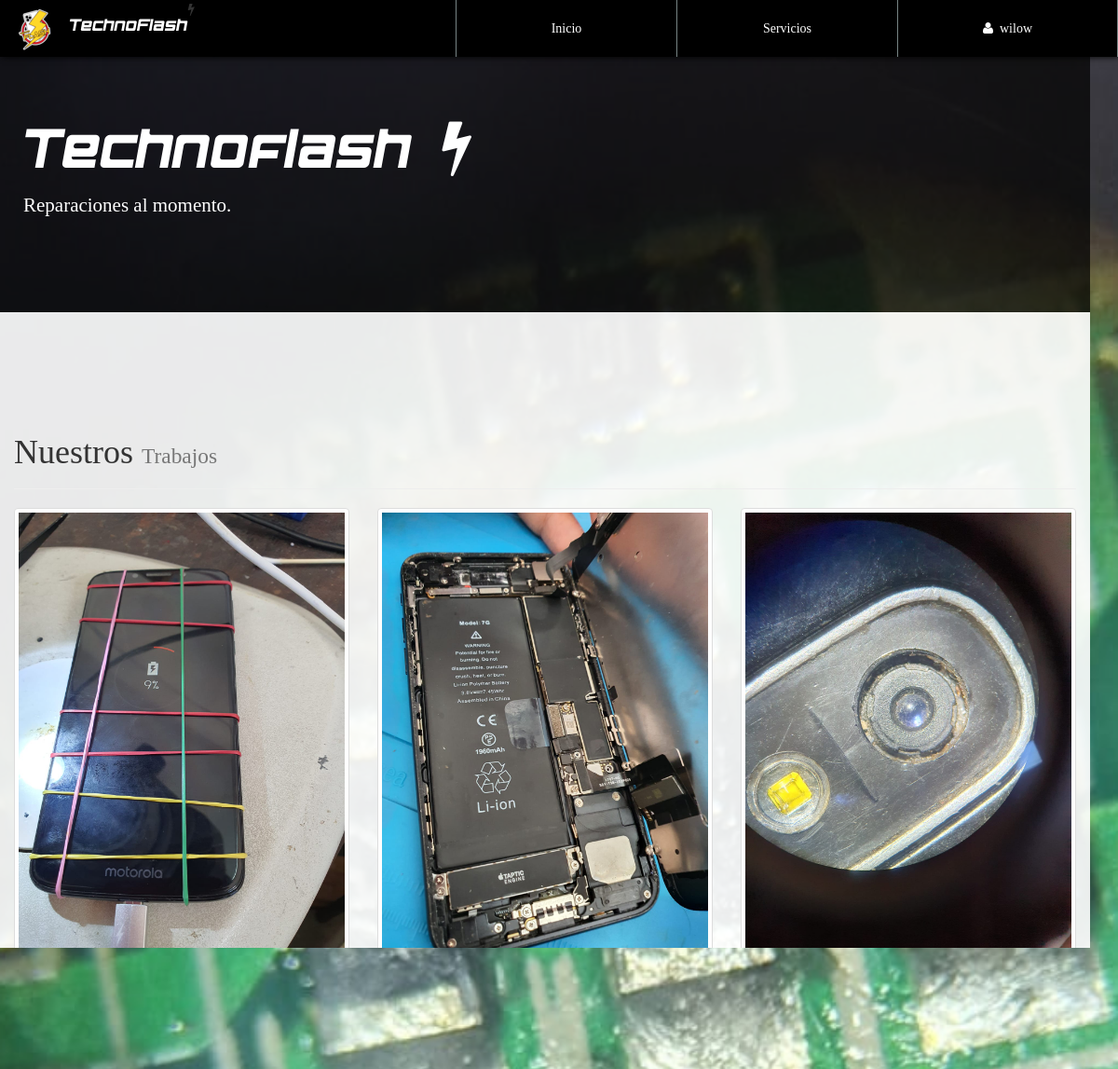
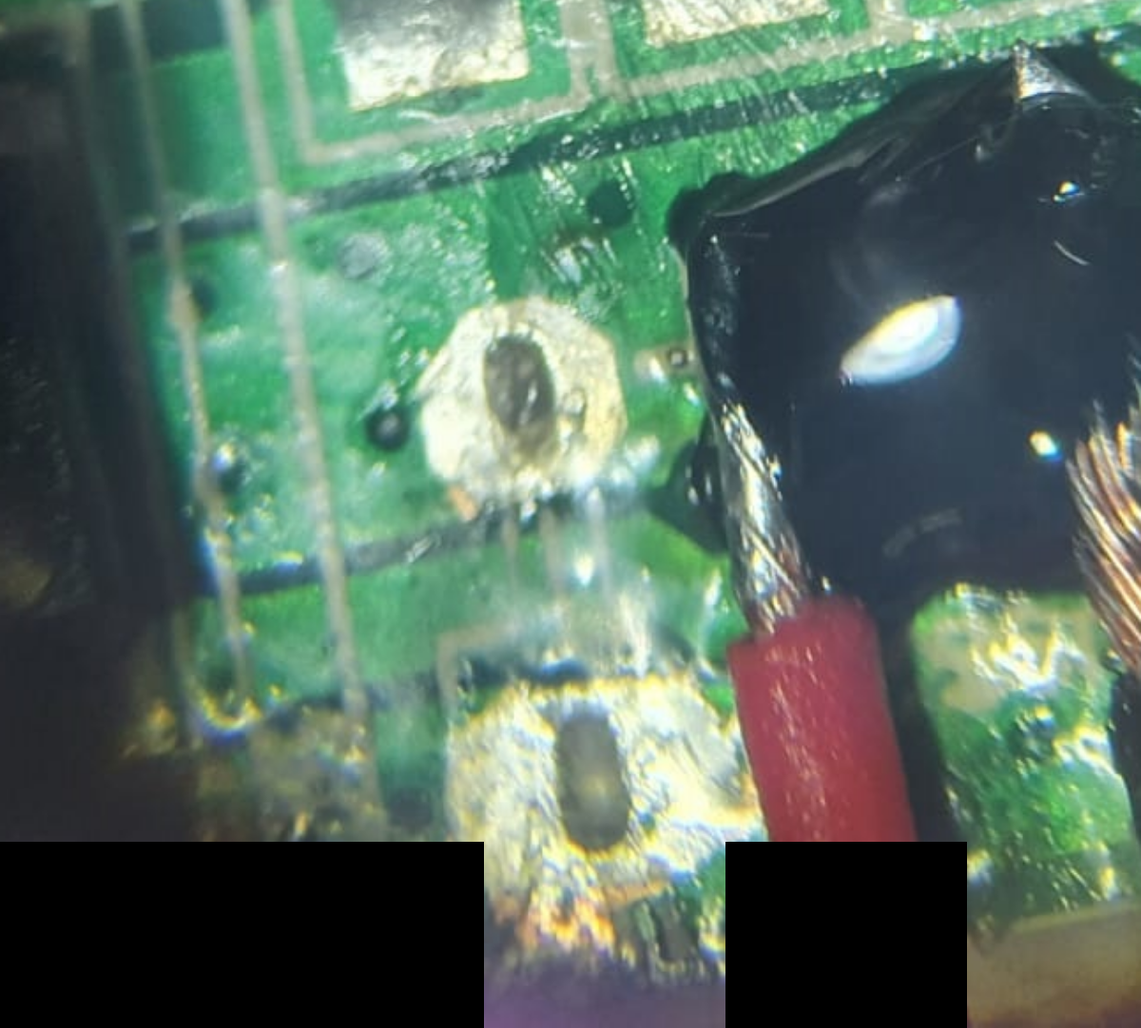
Screenshot of / (signed in) with the database file from the repository (2 pictures, top to bottom).
### tables this page shows
CREATE TABLE `trabajos` (
  `CodigoProd` varchar(30) NOT NULL,
  `NombreProd` varchar(30) NOT NULL,
  `descripcion` varchar(150) NOT NULL,
  `imagen` varchar(252) NOT NULL
);

### library/consulSQL.php (called while the page is built, shortened)
<?php
class ejecutarSQL {
    public static function conectar() {
        $host_db = "localhost";
        $usuario_db = "root";
        $clave_db = "";
        $nombre_db = "store";
        if(!$con = new mysqli($host_db, $usuario_db, $clave_db, $nombre_db)){
            die("Error en el servidor, verifique sus datos");
        }
        return $con;
    }
    public static function consultar($query) {
        $consul=mysqli_query(ejecutarSQL::conectar(),$query) or die ("Problemas al insertar".mysqli_error(ejecutarSQL::conectar()));
        return $consul;
    }
}

### index.php (the view, shortened to what this page needs)
<!DOCTYPE html>
<html lang="es">
<head>
    <?php include './inc/link.php'; ?>
</head>
<body id="container-page-index">
    <?php include './inc/navbar.php'; ?>
    <div class="jumbotron" id="jumbotron-index">
      <h1><span class="tittles-pages-logo"> Technoflash </span><i class="fa fa-bolt" aria-hidden="true"></i> <small style="color: #fff;"></small></h1>
      <p>
          Reparaciones al momento.
      </p>
    </div>
    <section id="new-prod-index">
         <div class="container">
            <div class="page-header">
                <h1>Nuestros <small>Trabajos</small></h1>
            </div>
            <div class="row">
              <?php
                  include 'library/consulSQL.php';
                  $consulta= ejecutarSQL::consultar("select * from trabajos limit 6");
                  $totalproductos = mysqli_num_rows($consulta);
                  if($totalproductos>0){
                      while($fila=mysqli_fetch_array($consulta)){
                         echo '
                        <div class="col-xs-12 col-sm-6 col-md-4">
                             <div class="thumbnail">
                               <img src="assets/img-products/'.$fila['imagen'].'">
                               <div class="caption">
                                 <h3>'.$fila['NombreProd'].'</h3>
                                 <p>'.$fila['descripcion'].'</p>
                               </div>
                             </div>
                         </div>
                         ';
                     }
                  }else{
                      echo '<h2>No hay productos registrados en la tienda</h2>';
                  }
              ?>
            </div>
         </div>
    </section>
    <section id="reg-info-index">
        <div class="container">
            <div class="row">
                <div class="col-xs-12 col-sm-6 text-center">
                   <article style="margin-top:20%;">
                        <p><i class="fa fa-users fa-4x"></i></p>
                        <h3>Registrate</h3>
                        <p>Registrese y hagase cliente de <span class="tittles-pages-logo">TechnoFlash</span> para recibir las mejores ofertas y descuentos especiales de nuestros productos.</p>
                        <p><a href="registration.php" class="btn btn-info btn-block">Registrarse</a></p>
                   </article>
                </div>
                <div class="col-xs-12 col-sm-6">
                    <img src="assets/img/local.jpeg" alt="local" class="img-responsive">
                </div>
            </div>
        </div>
    </section>
    <section id="distribuidores-index">
        <div class="container">
            <div class="col-xs-12 col-sm-6">
            </div>
            <div class="col-xs-12 col-sm-6">
            </div>
        </div>
    </section>
    <?php include './inc/footer.php'; ?>
</body>
</html>

### css/style.css (style rules this page uses)
body { font-family: "FontFamilySPro"; line-height: 1.5; font-size: 1.4em; width: 100%; height: 100%; margin: 0px; padding: 0px; background-position: center center; background-repeat: no-repeat; background-attachment: fixed; background-size: cover; background-color: #fff; }
section { width: 100%; margin: 0px; padding: 90px 0px; }
article { width: 100%; margin: 0px; padding: 10px; }
.tittles-pages-logo { font-family: "FontFamilyLogo"; }
#container-page-index { background-image: url(../assets/img/font-index.jpeg); }
#jumbotron-index { margin: 0px; padding: 90px 25px; color: #fff; width:100%; background-color: rgba(0,0,0,.7); }
#new-prod-index { background-color: rgba(255,255,255,.9); }
#reg-info-index { background-color: rgba(255,255,255,.9); border-top: 1px solid rgba(183, 165, 165,.2); }
#distribuidores-index { background-color: rgba(186, 188, 171,.87); color: #000; }

### rows the page displays
trabajos: imagen (picture), NombreProd "Cambio de centro de carga v8", descripcion "telefono entro apagado y no reaccionaba al cargador"
trabajos: imagen (picture), NombreProd "lavado quimico iPhone", descripcion "telefono entro mojado y apagado"
trabajos: imagen (picture), NombreProd "limpieza de camara", descripcion "camara mostraba las fotos opacas"

### other values shown
$_SESSION['nombreUser'] "wilow"
